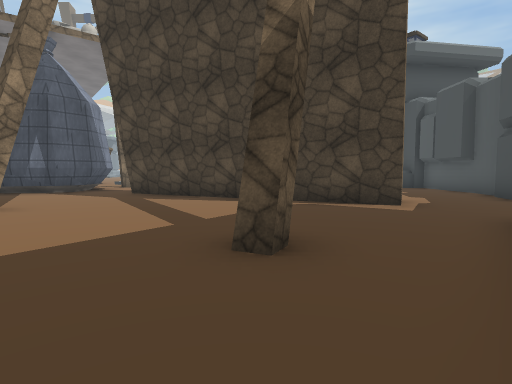
[1] (above)

24 first-person views from a walk through a Unity game level. The camera is 1.4 m above the floor, tilts 4° down and sees 80° across. The floor is counted in squares, 2 m on a side. Each view is taken from the middle of a square. On the plan, view 1 faces up. The plan holds only what a view shows up to about 10 squares ahead; the rest is blank. The place goes on beyond the plan. Some surface patterns are stand-ins.

[2]
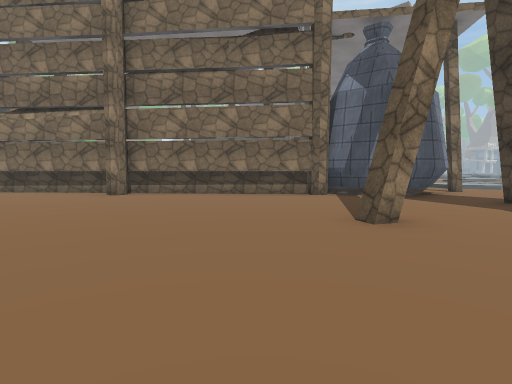

[3]
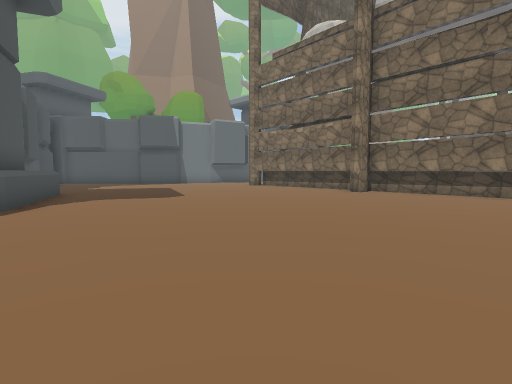

[4]
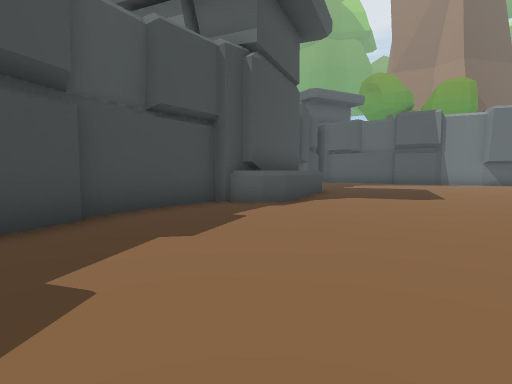

[5]
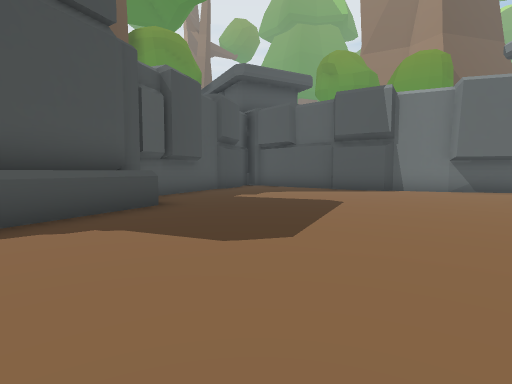

[6]
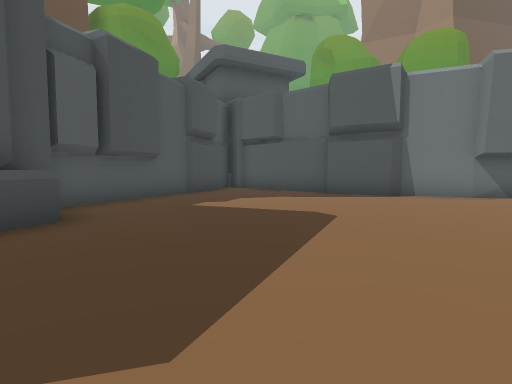

[7]
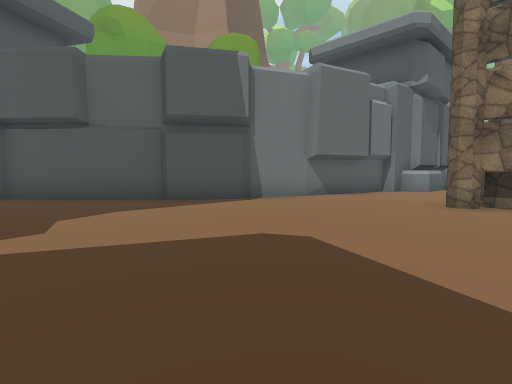

[8]
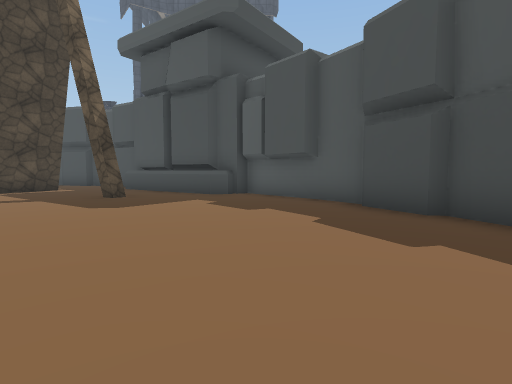

[9]
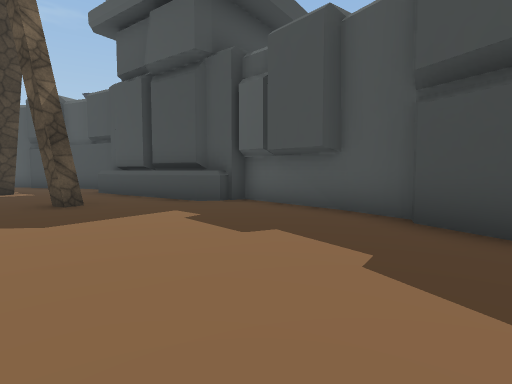

[10]
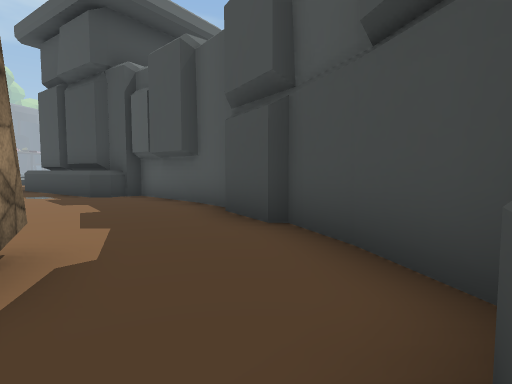

[11]
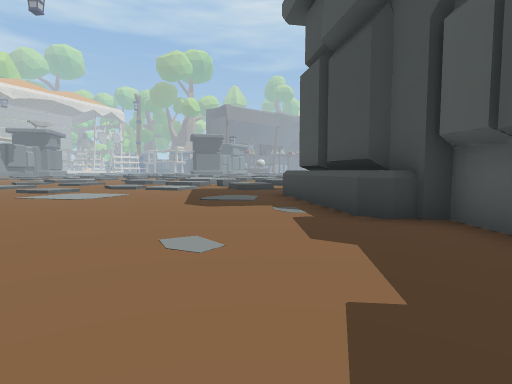

[12]
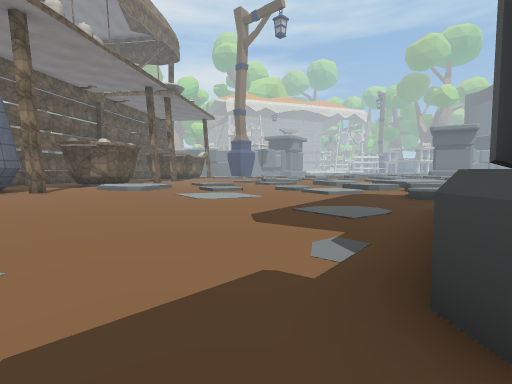

[13]
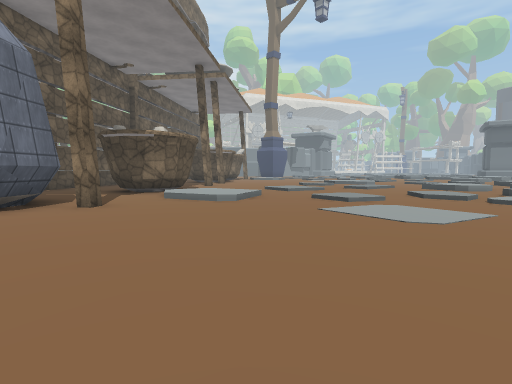

[14]
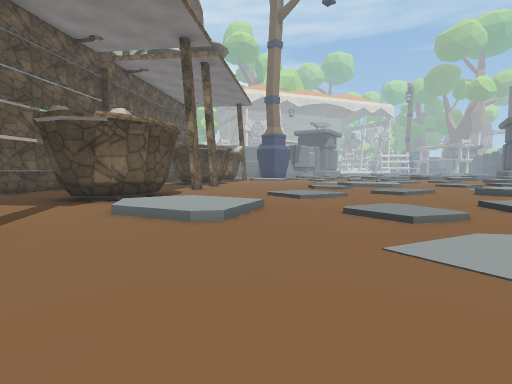

[15]
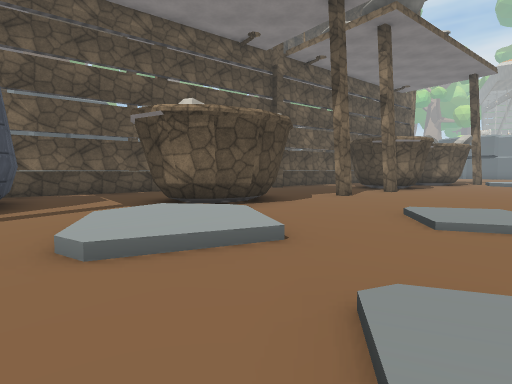

[16]
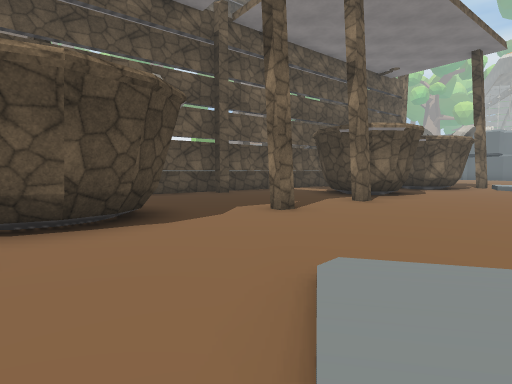

[17]
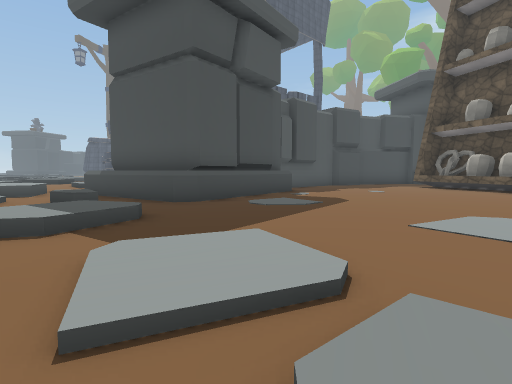

[18]
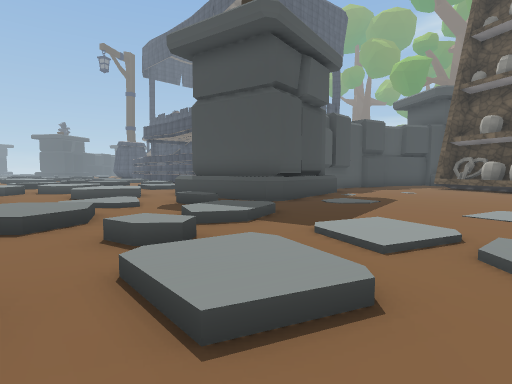

[19]
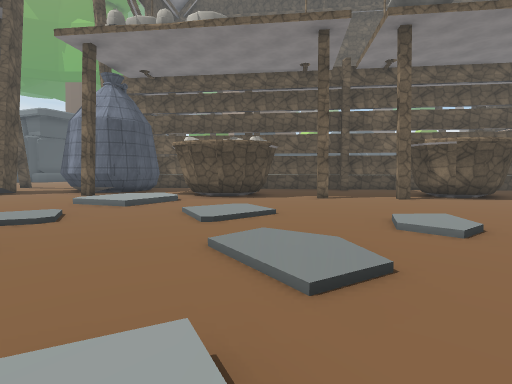

[20]
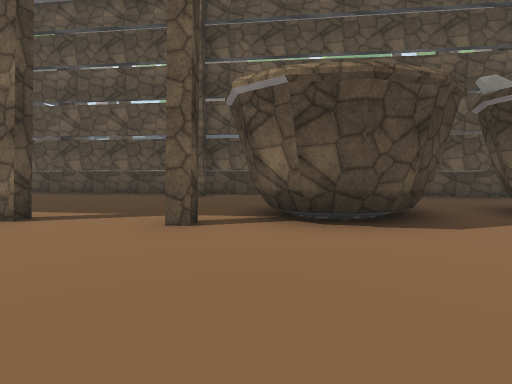

[21]
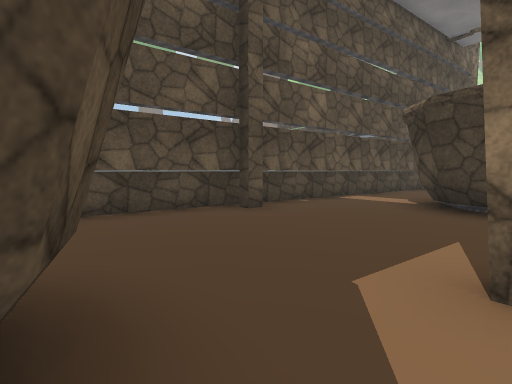

[22]
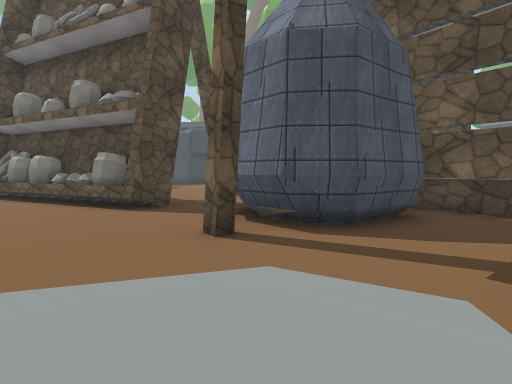

[23]
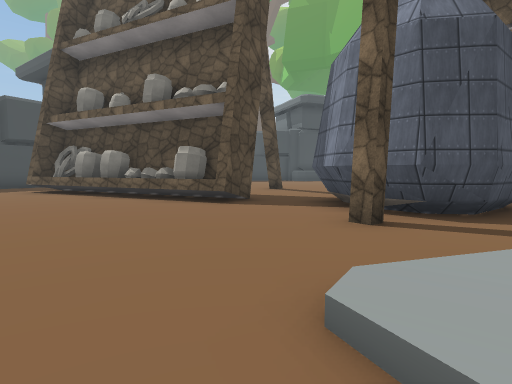

[24]
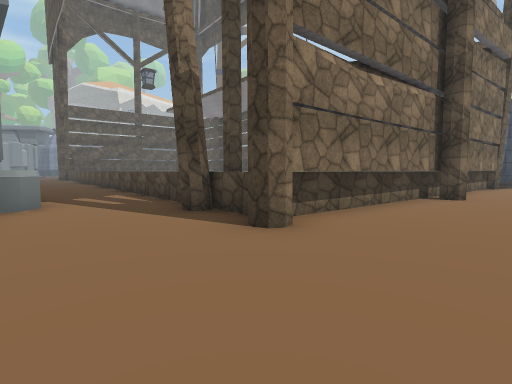

### Floor plan
Key: @ floor where view 1 was taken; # wall or solid block; . main floor; : floor 0.25 m higher than the main floor; + floor 0.5 m higher than the main floor; / step, stairs or slope; = window, fence, low wall or low ledge; ^ raised ledge; E egg; J jar; O other object.
Columns run from 22 left of view 1 to 8 right of it. Each row starts with its distance up from view 1.
 25      ##...... ......+
 24   #...........//.//.+/.//..
 23   ^#..  ##....//.//...//...++.
 22    ^#.   #.......//.../+=^.////
 21     =..##.#....//...//...//..:/
 20     ^=........./:/../:/:./+.../
 19     ^^#....#..../../..//../.^^.
 18       ^#...........:/......##^^
 17     ^  =....###///.........^^^#
 16     ^  ^=...  #/::.........#
 15     ^   ^#.. ##///.........^^
 14     ^    ^#................#^
 13           ^#....#..........#^
 12           ^=..###...........##
 11            ^### #............#
 10             ^   #..##........#
  9               ###..#JO^......#
  8            ^^#......E#JJ^....#
  7 .^         ^#..........###..#
  6 ..^    ^^^^#.............#..#
  5 ...^     ^#......#..........#
  4 ^..^^^  ^##...............^#
  3  #..^ ^##.............#..#^
  2  #...^#.................^#
  1  #...#.................##
  0  #....................@^^
 -1  ##....................#^
 -2   #...................#
 -3   ##................##
 -4    #........#^^#..##
 -5    #.......^^^ ###
 -6    #.......#
 -7    #......##
 -8    #...####
 -9    #. ##

Positions as (right, up) in squares from view 1, and headings:
1: (0, 0), facing up
2: (-3, 1), facing up-left
3: (-2, 1), facing left
4: (-2, 1), facing down-left
5: (-8, 1), facing down-left
6: (-10, 0), facing down-left
7: (-11, -3), facing left
8: (-8, -1), facing right
9: (-6, -1), facing right
10: (3, 4), facing up-right
11: (4, 8), facing up
12: (6, 11), facing up-left
13: (1, 11), facing up-left
14: (-1, 13), facing up-left
15: (-2, 17), facing left
16: (-5, 19), facing left
17: (-1, 21), facing down-right
18: (-1, 24), facing down-right
19: (-2, 25), facing down-left
20: (-10, 25), facing down-left
21: (-9, 18), facing left
22: (-6, 17), facing down
23: (-4, 17), facing down
24: (-17, -3), facing up
